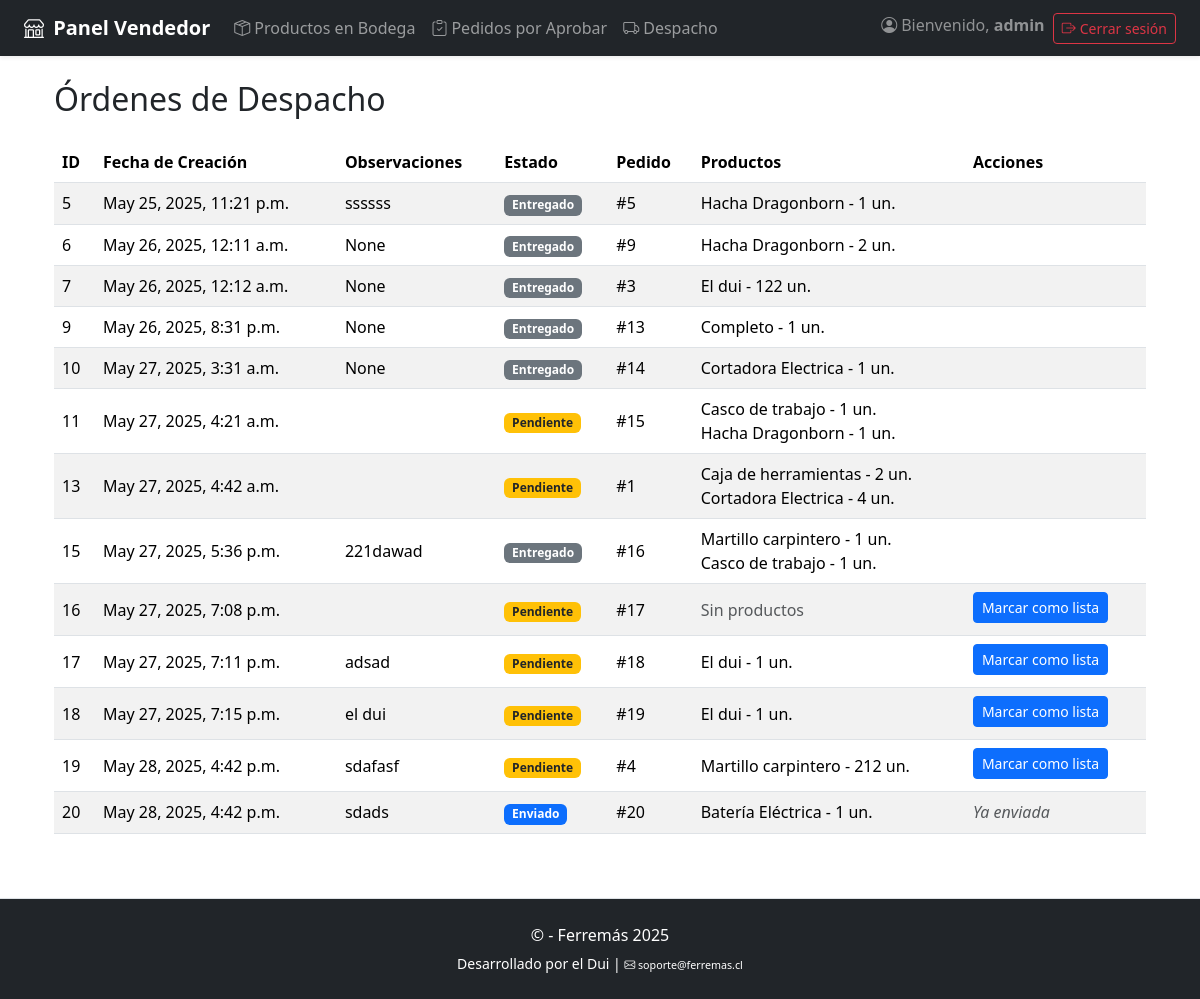
The app's page /vendedorapp/ordenes_despacho/ (signed in), older data.
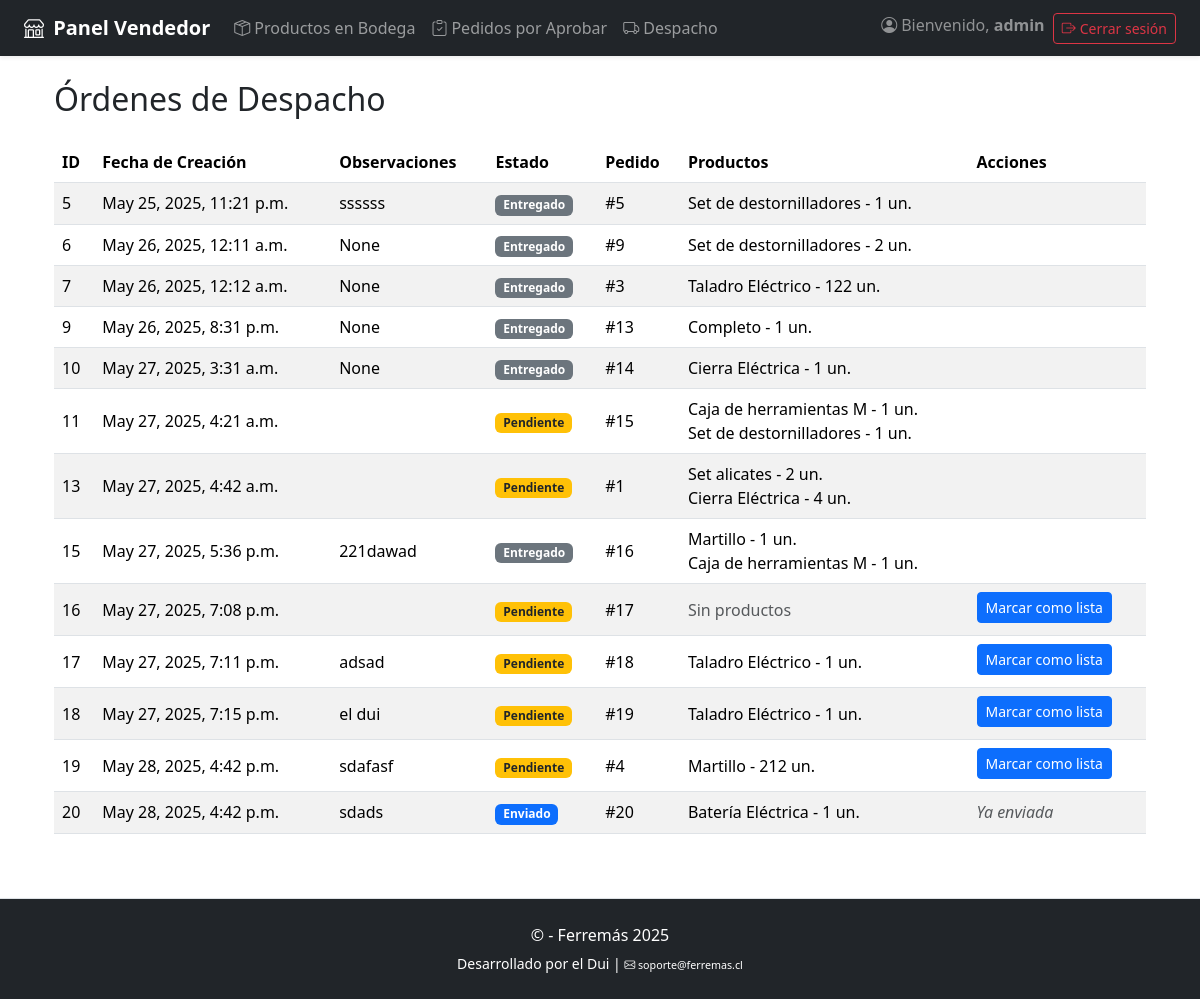
The same page, newer data.
### tienda/models.py (models this page shows, shortened)
class OrdenDespacho(models.Model):
    pedido = models.OneToOneField(Pedido, on_delete=models.CASCADE, related_name='orden_despacho')
    fecha_creacion = models.DateTimeField(auto_now_add=True)
    observaciones = models.TextField(blank=True, null=True)
    motivo_rechazo = models.TextField(blank=True, null=True)
    estado = models.CharField(max_length=20, choices=[
        ('pendiente', 'Pendiente'),
        ('preparando', 'Preparando'),
        ('listo', 'Listo para entregar'),
        ('enviado', 'Enviado'),
        ('entregado', 'Entregado'),
    ], default='pendiente')

class Pedido(models.Model):
    ESTADOS = [
        ('pendiente', 'Pendiente'),
        ('aprobado', 'Aprobado'),
        ('rechazado', 'Rechazado'),
        ('en_preparacion', 'En preparación'),
        ('enviado', 'Enviado'),
        ('en_tienda', 'En tienda'),
        ('entregado', 'Entregado'),
        ('finalizado', 'Finalizado'),
    ]
    usuario = models.ForeignKey(User, on_delete=models.SET_NULL, null=True, blank=True)
    fecha_creacion = models.DateTimeField(auto_now_add=True)
    estado = models.CharField(max_length=20, choices=ESTADOS, default='pendiente')
    datos_compra = models.OneToOneField('DatosCompra', on_delete=models.CASCADE, null=True, blank=True)

class ItemPedido(models.Model):
    pedido = models.ForeignKey(Pedido, on_delete=models.CASCADE, related_name='items')
    producto = models.ForeignKey(Producto, on_delete=models.PROTECT)
    cantidad = models.PositiveIntegerField()
    precio_unitario = models.DecimalField(max_digits=10, decimal_places=2)  # Precio al momento de compra

class Producto(models.Model):
    CATEGORIAS = [
        ('herramientas', 'Herramientas'),
        ('herramientas_electricas', 'Herramientas Eléctricas'),
        ('herramientas_manuales', 'Herramientas Manuales'),
        ('materiales', 'Materiales'),
        ('accesorios', 'Accesorios'),
        ('pinturas', 'Pinturas'),
        ('electricidad', 'Electricidad'),
        ('inalambricas', 'Inalámbricas'),
        ('medicion', 'Medición'),
    ]
    nombre = models.CharField(max_length=255)
    descripcion = models.TextField()
    categoria = models.CharField(max_length=100, choices=CATEGORIAS)
    stock = models.IntegerField()
    imagen = models.ImageField(upload_to='static/productos/')
    activo = models.BooleanField(default=True)

### vendedorapp/views.py (the view)
# urls.py: path('ordenes_despacho/', views.ordenes_de_despacho, name='ordenes_de_despacho'),
@login_required
@user_passes_test(es_vendedor)
def ordenes_de_despacho(request):
    ordenes = OrdenDespacho.objects.all()
    return render(request, 'vendedorapp/despacho.html', {'ordenes': ordenes})

### tienda/context_processors.py (called while the page is built, shortened)
def carrito_context(request):
    carrito = request.session.get('carrito', {})
    items = []
    total = 0
    return {
        'carrito_items': items,
        'carrito_total': total
    }

### vendedorapp/templates/vendedorapp/despacho.html (shortened to what this page needs)
{% extends 'base_vendedor.html' %}
{% block content %}
<div class="container">
    <h2 class="my-4">Órdenes de Despacho</h2>
    {% if ordenes %}
    <div class="table-responsive">
        <table class="table table-striped align-middle">
            <thead>
                <tr>
                    <th>ID</th>
                    <th>Fecha de Creación</th>
                    <th>Observaciones</th>
                    <th>Estado</th>
                    <th>Pedido</th>
                    <th>Productos</th>
                    <th>Acciones</th>
                </tr>
            </thead>
            <tbody>
                {% for orden in ordenes %}
                <tr>
                    <td>{{ orden.id }}</td>
                    <td>{{ orden.fecha_creacion }}</td>
                    <td>{{ orden.observaciones }}</td>
                    <td>
                        {% if orden.estado == 'entregado' %}
                            <span class="badge bg-secondary">Entregado</span>
                        {% elif orden.estado == 'listo' %}
                            <span class="badge bg-success">Listo para entregar</span>
                        {% elif orden.estado == 'enviado' %}
                            <span class="badge bg-primary">Enviado</span>
                        {% else %}
                            <span class="badge bg-warning text-dark">Pendiente</span>
                        {% endif %}
                    </td>
                    <td>#{{ orden.pedido.id }}</td>
                    <td>
                        <ul class="list-unstyled mb-0">
                            {% for item in orden.pedido.items.all %}
                            <li>{{ item.producto.nombre }} - {{ item.cantidad }} un.</li>
                            {% empty %}
                            <li class="text-muted">Sin productos</li>
                            {% endfor %}
                        </ul>
                    </td>
                    <td>
                        {% if orden.estado == 'pendiente' %}
                            <a href="{% url 'aprobar_orden' orden.id %}" class="btn btn-sm btn-primary mb-1">Marcar como lista</a>
                        {% elif orden.estado == 'listo' %}
                            <a href="{% url 'marcar_enviado' orden.id %}" class="btn btn-sm btn-success mb-1">Marcar como enviado</a>
                        {% elif orden.estado == 'enviado' %}
                            <em class="text-muted">Ya enviada</em>
                        {% endif %}
                    </td>
                </tr>
                {% endfor %}
            </tbody>
        </table>
    </div>
    {% else %}
    <div class="alert alert-info">No hay órdenes de despacho registradas.</div>
    {% endif %}
</div>
{% endblock %}

### vendedorapp/templates/base_vendedor.html (shortened to what this page needs)
{% load static %}
<!DOCTYPE html>
<html lang="es">
<head>
    <link rel="stylesheet" href="https://cdn.jsdelivr.net/npm/bootstrap@5.3.2/dist/css/bootstrap.min.css">
    <link rel="stylesheet" href="https://cdn.jsdelivr.net/npm/bootstrap-icons@1.10.5/font/bootstrap-icons.css">
    <link rel="stylesheet" href="{% static 'css/style_vendedor.css' %}">
</head>
<body>
<nav class="navbar navbar-expand-lg navbar-dark bg-dark px-4 mb-4 shadow-sm">
    <a class="navbar-brand fw-bold" href="{% url 'home' %}">
        <i class="bi bi-shop me-1"></i> Panel Vendedor
    </a>
    <div class="collapse navbar-collapse">
        <ul class="navbar-nav me-auto">
            <li class="nav-item">
                <a class="nav-link {% if request.resolver_match.url_name == 'productos_bodega' %}active fw-bold text-warning{% endif %}"
                    href="{% url 'productos_bodega' %}">
                    <i class="bi bi-box-seam me-1"></i>Productos en Bodega
                </a>
            </li>
            <li class="nav-item">
                <a class="nav-link {% if request.resolver_match.url_name == 'pedidos_por_aprobar' %}active fw-bold text-warning{% endif %}"
                    href="{% url 'pedidos_por_aprobar' %}">
                    <i class="bi bi-clipboard-check me-1"></i>Pedidos por Aprobar
                </a>
            </li>
            <li class="nav-item">
                <a class="nav-link {% if request.resolver_match.url_name == 'despacho' %}active fw-bold text-warning{% endif %}"
                    href="{% url 'despacho' %}">
                    <i class="bi bi-truck me-1"></i>Despacho
                </a>
            </li>
        </ul>
        <ul class="navbar-nav">
            {% if request.user.is_authenticated %}
                <li class="nav-item me-2">
                    <span class="navbar-text text-white-50">
                        <i class="bi bi-person-circle me-1"></i>Bienvenido, <strong>{{ request.user.username }}</strong>
                    </span>
                </li>
                <li class="nav-item">
                    <a href="{% url 'logout' %}" class="btn btn-sm btn-outline-danger">
                        <i class="bi bi-box-arrow-right me-1"></i>Cerrar sesión
                    </a>
                </li>
            {% endif %}
        </ul>
    </div>
</nav>
<main class="container mb-5">
    {% block content %}{% endblock %}
    </main>
<footer class="bg-dark text-white text-center py-4 mt-5 border-top shadow-sm">
    <div class="container">
        <p class="mb-1">&copy; {{ year }} - Ferremás 2025</p>
        <small>Desarrollado por el Dui | <small><small><i class="bi bi-envelope"></i> soporte@ferremas.cl</small>
</small>
    </div>
</footer>
</body>
</html>

Row changes from the older to the newer data that the page shows:
changed through a linked row, ItemPedido (number 1 of 15 on the later page): producto.nombre "Hacha Dragonborn" → "Set de destornilladores"
changed through a linked row, ItemPedido (number 2 of 15 on the later page): producto.nombre "Hacha Dragonborn" → "Set de destornilladores"
changed through a linked row, ItemPedido (number 3 of 15 on the later page): producto.nombre "El dui" → "Taladro Eléctrico"
changed through a linked row, ItemPedido (number 5 of 15 on the later page): producto.nombre "Cortadora Electrica" → "Cierra Eléctrica"
changed through a linked row, ItemPedido (number 6 of 15 on the later page): producto.nombre "Casco de trabajo" → "Caja de herramientas M"
changed through a linked row, ItemPedido (number 7 of 15 on the later page): producto.nombre "Hacha Dragonborn" → "Set de destornilladores"
changed through a linked row, ItemPedido: producto.nombre "Caja de herramientas" → "Set alicates"
changed through a linked row, ItemPedido (number 9 of 15 on the later page): producto.nombre "Cortadora Electrica" → "Cierra Eléctrica"
changed through a linked row, ItemPedido (number 10 of 15 on the later page): producto.nombre "Martillo carpintero" → "Martillo"
changed through a linked row, ItemPedido (number 11 of 15 on the later page): producto.nombre "Casco de trabajo" → "Caja de herramientas M"
changed through a linked row, ItemPedido (number 12 of 15 on the later page): producto.nombre "El dui" → "Taladro Eléctrico"
changed through a linked row, ItemPedido (number 13 of 15 on the later page): producto.nombre "El dui" → "Taladro Eléctrico"
changed through a linked row, ItemPedido (number 14 of 15 on the later page): producto.nombre "Martillo carpintero" → "Martillo"
